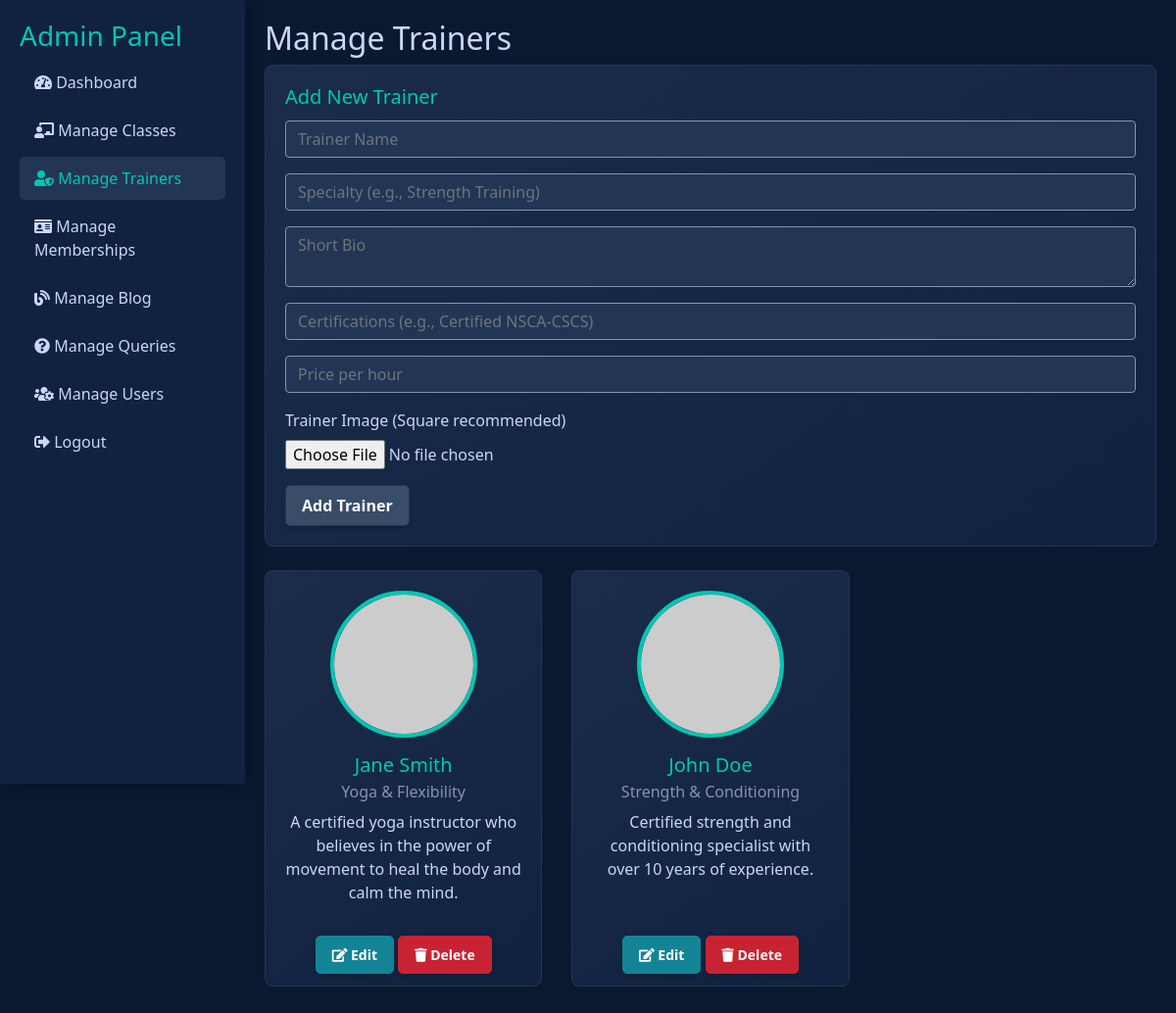
The app's page /admin/manage_trainers.php (signed in) with its own data.
### tables this page shows
CREATE TABLE `trainers` (
  `id` int(11) NOT NULL AUTO_INCREMENT,
  `name` varchar(100) NOT NULL,
  `specialty` varchar(100) NOT NULL,
  `bio` text NOT NULL,
  `image_path` varchar(255) DEFAULT NULL,
  `certifications` varchar(255) DEFAULT NULL,
  `price_per_hour` decimal(10,2) DEFAULT NULL,
  PRIMARY KEY (`id`)
);

### admin/manage_trainers.php (the view, shortened to what this page needs)
<?php
include '../includes/db.php';
include 'admin_header.php';
$trainers = $conn->query("SELECT * FROM trainers ORDER BY id DESC");
?>
<h2>Manage Trainers</h2>
<div class="card mb-4">
    <div class="card-body">
        <h5 class="card-title">Add New Trainer</h5>
        <form method="POST" action="manage_trainers.php" class="needs-validation" novalidate enctype="multipart/form-data">
            <div class="form-group"><input type="text" name="name" placeholder="Trainer Name" required class="form-control"></div>
            <div class="form-group"><input type="text" name="specialty" placeholder="Specialty (e.g., Strength Training)" required class="form-control"></div>
            <div class="form-group"><textarea name="bio" placeholder="Short Bio" required class="form-control"></textarea></div>
            <div class="form-group"><input type="text" name="certifications" placeholder="Certifications (e.g., Certified NSCA-CSCS)" class="form-control"></div>
            <div class="form-group"><input type="number" step="0.01" name="price_per_hour" placeholder="Price per hour" class="form-control"></div>
            <div class="form-group">
                <label>Trainer Image (Square recommended)</label>
                <input type="file" name="trainer_image" class="form-control-file">
            </div>
            <button type="submit" name="add_trainer" class="btn btn-primary">Add Trainer</button>
        </form>
    </div>
</div>
<div class="row">
    <?php while($trainer = $trainers->fetch_assoc()): ?>
    <div class="col-md-6 col-lg-4 mb-4">
        <div class="card h-100 text-center trainer-card">
            <div class="card-body">
                <?php
                $image_path = (!empty($trainer['image_path']) && file_exists('../assets/img/' . $trainer['image_path']))
                              ? '../assets/img/' . $trainer['image_path']
                              : 'https://placehold.co/150x150/112240/00c7b3?text=Trainer';
                ?>
                <img src="<?php echo $image_path; ?>" class="trainer-img" alt="<?php echo htmlspecialchars($trainer['name']); ?>">
                <h5 class="card-title"><?php echo htmlspecialchars($trainer['name']); ?></h5>
                <h6 class="card-subtitle mb-2" style="color: #8892b0;"><?php echo htmlspecialchars($trainer['specialty']); ?></h6>
                <p class="card-text"><?php echo htmlspecialchars($trainer['bio']); ?></p>
            </div>
            <div class="card-footer bg-transparent border-top-0">
                <a href="edit_trainer.php?id=<?php echo $trainer['id']; ?>" class="btn btn-info btn-sm"><i class="fas fa-edit"></i> Edit</a>
                <a href="?delete_trainer=<?php echo $trainer['id']; ?>" class="btn btn-danger btn-sm" onclick="return confirm('Are you sure?')"><i class="fas fa-trash"></i> Delete</a>
            </div>
        </div>
    </div>
    <?php endwhile; ?>
</div>
<?php include 'admin_footer.php'; ?>

### assets/css/style.css (style rules this page uses)
body { background-color: #0a192f; color: #ccd6f6; font-family: 'Segoe UI', Tahoma, Geneva, Verdana, sans-serif; }
.btn { transition: all 0.3s ease; border-radius: 5px; font-weight: bold; padding: 0.5rem 1rem; box-shadow: 0 2px 5px rgba(0,0,0,0.2); border: 1px solid transparent; }
.btn-primary { background-color: #394c68; color: #ffffff; border-color: #2d3157; }
.btn-info { background-color: #138496; color: white; border-color: #138496; }
.btn-danger { background-color: #c82333; color: white; border-color: #c82333; }
.card { background: linear-gradient(145deg, #1a2c4a, #112240); border: 1px solid #233554; transition: transform .2s, box-shadow .2s; border-radius: 8px; }
.card-title { color: #00c7b3; }
.trainer-card .trainer-img { width: 150px; height: 150px; border-radius: 50%; object-fit: cover; margin: 0 auto 1rem; border: 4px solid #00c7b3; }
.form-control { background-color: #233554; color: #ccd6f6; border: 1px solid #8892b0; }

### records on screen
trainers: name "Jane Smith", specialty "Yoga & Flexibility", bio "A certified yoga instructor who believes in the power of movement to heal the body and calm the mind."
trainers: name "John Doe", specialty "Strength & Conditioning", bio "Certified strength and conditioning specialist with over 10 years of experience."
